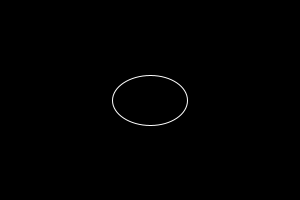
Frame 1 (no input)
Frame 60 (the mouse pressed at the canvas centre just before this capture): identical to frame 1, image omitted
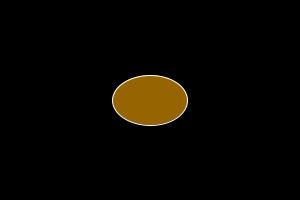
Frame 120 (the mouse held since frame 60 and released just before this capture)

The Processing sketch that drew these frames (run headless with seeded random() and noise(); from frame 60 on, the mouse is pressed at the canvas centre):

// Processing sketch: Exercise_chapt4_1
// ── Exercise_chapt4_1.pde
float circleWidth = 1;
float circleHeight = 1;
int circleX = 500;
int circleY = 500;

void setup() {
  size(300, 200);
}

void draw() {
  background(0);
  stroke(255);
  fill(mouseX,mouseY,0);
  //circleSize = (mouseX / 2);
  circleWidth = width/4;
  circleHeight = height/4;
  ellipse(width/2 ,height / 2, circleWidth , circleHeight);
}
